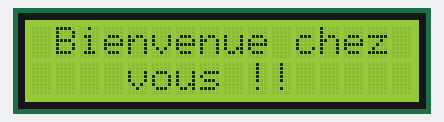
The sketch below on a simulated ESP32. Shown: 16×2 character LCD. WiFi joins after 1.5 s; servers stay silent unless stated; uploads are accepted with an empty reply; random numbers use the default seed unless the sketch sets one; what the sketch prints to the serial monitor is not drawn.

Above: at 0.1 s.
At 10.1 s:
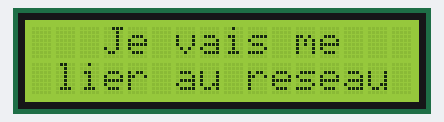
At 19.6 s:
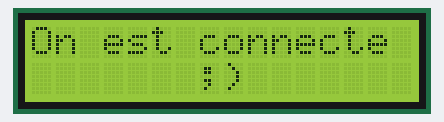

Measured:
- what the display in image 1 shows lasts 9.5 s, from 10.1 s to 19.6 s

The sketch:

reception_et_envoie_ACS712.ino
```cpp
#include <WiFi.h>                  // Use this for WiFi instead of Ethernet.h
#include <HTTPClient.h>
WiFiClient client;

byte mac_addr[] = { 0xDE, 0xAD, 0xBE, 0xEF, 0xFE, 0xED };

const char* ssid = "Pi3-AP";//"DESKTOP-8O9UF13 1533";//"Pi3-AP";   //WIFI_MaBox_5811C8 //Pi3-AP   // your SSID
const char* pass = "raspberry";  //"123456789";//"raspberry";//E8B8E1BB8A        //Pi3-AP    // your SSID Password

#include <LiquidCrystal.h>
LiquidCrystal lcd(13, 12, 14, 27, 26, 25);

/*......................................................................
 Fonction qui permette de definir un équipement dans la base de données
........................................................................*/
void definir_equipement( String nom_equipement, IPAddress ip_equipement){ // /api/creer_equipement.php
        Serial.println("Voila ip : ");
        Serial.println(ip_equipement);
        HTTPClient http;
        http.begin("http://10.10.0.1/api/creer_equipement.php?nom=" + nom_equipement + "&ip="+ip_equipement[0]+"."+ip_equipement[1]+"."+ip_equipement[2]+"."+ip_equipement[3]);
         //http.begin("http://10.10.0.1/api/clim_temp_capteur.php?nom=" + nom_equipement + "&temp=" + valeur_temp);// clim_temp_capteur.php
        http.GET();
        http.end();
}
/*..........................................................
        Fonction qui ajoute la valeur de la puissance
............................................................*/
void ajouter_une_puissance(String nom_equipement, float  valeur_puissance){
        HTTPClient http;
        http.begin("http://10.10.0.1/api/puissance.php?nom=" + nom_equipement + "&puissance=" + String(valeur_puissance));
        http.GET();
        http.end();

}

/*..........................................................
                  Fonction gestion de le WiFi
............................................................*/
void connexion_wifi(boolean initialisation_ou_probleme){
  int compteur = 0;
  if(WiFi.status() != WL_CONNECTED){
    WiFi.begin(ssid, pass);
    while ( WiFi.status() != WL_CONNECTED){
      if(initialisation_ou_probleme){
      Serial.println("Connection en cours...");
      affichage("Connexion...","");}
      else{
        if(compteur == 0){
        Serial.println("La box" + String(ssid) + " est deconnecter, reconnection en cours...");
        affichage("La box " + String(ssid), "est deconnecté");
        }
        delay(1000);
        compteur++;
      }
    }
    affichage("On est connecte",";)");
    Serial.println("");
    Serial.println("La box a pris " + String(compteur) +" secondes pour ce reconnecter"); // il prend 80 secondes pour redemarer
    Serial.println("WiFi connected");
    Serial.println("IP address: ");
    Serial.println(WiFi.localIP());
  }
}
/*..........................................................
          Fonction récupere la valeur de la puissance
............................................................*/
float puissanceInt( char reception_valeur_puissance ){
 float dataInt = 0;
   if (reception_valeur_puissance >0){
    dataInt =  Serial.parseFloat();
    Serial.flush();
    Serial.println( "La valeur de la Puissance est de " + String(dataInt/1000) +" W");
    affichage("La puissence", "est de " + String(dataInt) + "W");
    return dataInt;
}
}
/*..........................................................
          Fonction gestion de l'affichage
............................................................*/
void affichage(String nom_ou_ip_ou_temperature, String message_ligne_2)
{
  int placement_ligne_1 = (16-nom_ou_ip_ou_temperature.length())*0.5;
  int placement_ligne_2 = (16-message_ligne_2.length())*0.5;
     lcd.clear();
     lcd.setCursor(placement_ligne_1 , 0);
     lcd.print(nom_ou_ip_ou_temperature);

  if(nom_ou_ip_ou_temperature == "IP"){
    lcd.setCursor(placement_ligne_2, 1);
    lcd.print(WiFi.localIP());
  }else{
    lcd.setCursor(placement_ligne_2, 1);
    lcd.print(message_ligne_2);
  }

}
void setup() {
  // put your setup code here, to run once:
Serial.begin(115200);
lcd.begin(16, 2);
affichage("Bienvenue chez","vous !!");
delay(10000);
affichage("Je vais me","lier au reseau");
delay(8000);
connexion_wifi(true);
definir_equipement( "ACS712",WiFi.localIP());
}

void loop() {
  connexion_wifi(false);
  float i = random(100);
  ajouter_une_puissance("ACS712", i);
  //ajouter_une_puissance("ACS712", puissanceInt(Serial.read()));
  delay(1000);
}
  //ajouter_une_puissance("ACS712", i);
  // put your main code here, to run repeatedly:

  //int i = random(100);
  //puissanceInt( char reception_valeur_puissance );
  //recuperation_des_infos(int httpPort, String fichierPhp, String nom);
```
